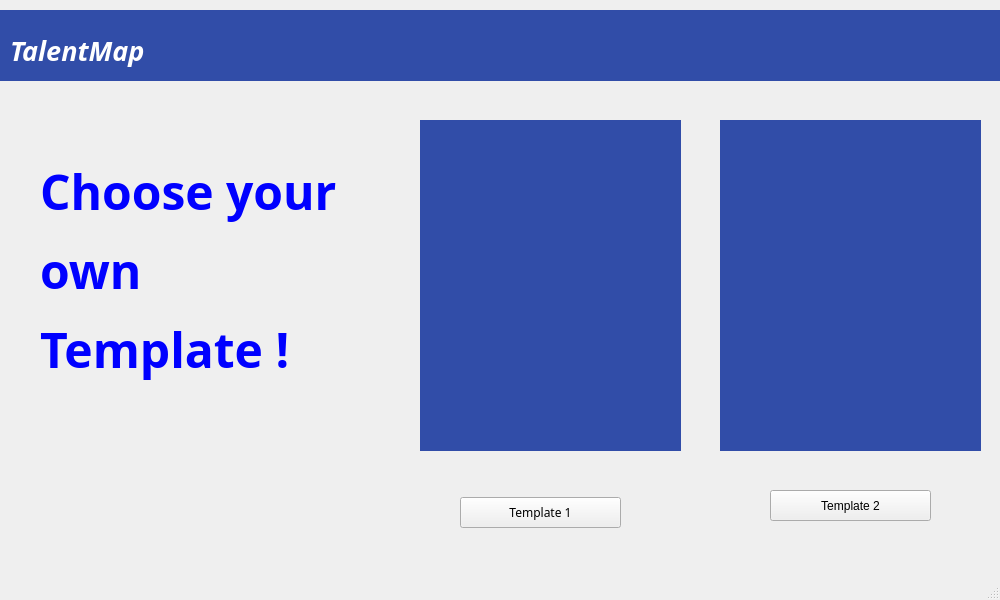
<?xml version="1.0" encoding="UTF-8"?>
<ui version="4.0">
 <class>MainWindow</class>
 <widget class="QMainWindow" name="MainWindow">
  <property name="geometry">
   <rect>
    <x>0</x>
    <y>0</y>
    <width>1000</width>
    <height>600</height>
   </rect>
  </property>
  <property name="windowTitle">
   <string>MainWindow</string>
  </property>
  <widget class="QWidget" name="centralwidget">
   <widget class="QWidget" name="widget_3" native="true">
    <property name="geometry">
     <rect>
      <x>0</x>
      <y>10</y>
      <width>1001</width>
      <height>71</height>
     </rect>
    </property>
    <property name="palette">
     <palette>
      <active>
       <colorrole role="Base">
        <brush brushstyle="SolidPattern">
         <color alpha="255">
          <red>255</red>
          <green>255</green>
          <blue>255</blue>
         </color>
        </brush>
       </colorrole>
       <colorrole role="Window">
        <brush brushstyle="SolidPattern">
         <color alpha="255">
          <red>49</red>
          <green>77</green>
          <blue>168</blue>
         </color>
        </brush>
       </colorrole>
      </active>
      <inactive>
       <colorrole role="Base">
        <brush brushstyle="SolidPattern">
         <color alpha="255">
          <red>255</red>
          <green>255</green>
          <blue>255</blue>
         </color>
        </brush>
       </colorrole>
       <colorrole role="Window">
        <brush brushstyle="SolidPattern">
         <color alpha="255">
          <red>49</red>
          <green>77</green>
          <blue>168</blue>
         </color>
        </brush>
       </colorrole>
      </inactive>
      <disabled>
       <colorrole role="Base">
        <brush brushstyle="SolidPattern">
         <color alpha="255">
          <red>49</red>
          <green>77</green>
          <blue>168</blue>
         </color>
        </brush>
       </colorrole>
       <colorrole role="Window">
        <brush brushstyle="SolidPattern">
         <color alpha="255">
          <red>49</red>
          <green>77</green>
          <blue>168</blue>
         </color>
        </brush>
       </colorrole>
      </disabled>
     </palette>
    </property>
    <property name="autoFillBackground">
     <bool>true</bool>
    </property>
    <widget class="QLabel" name="label_3">
     <property name="geometry">
      <rect>
       <x>10</x>
       <y>10</y>
       <width>201</width>
       <height>61</height>
      </rect>
     </property>
     <property name="font">
      <font>
       <family>STCaiyun</family>
      </font>
     </property>
     <property name="text">
      <string>&lt;html&gt;&lt;head/&gt;&lt;body&gt;&lt;p&gt;&lt;span style=&quot; font-size:20pt; font-weight:600; font-style:italic; color:#ffffff;&quot;&gt;TalentMap&lt;/span&gt;&lt;/p&gt;&lt;/body&gt;&lt;/html&gt;</string>
     </property>
    </widget>
   </widget>
   <widget class="QLabel" name="label">
    <property name="geometry">
     <rect>
      <x>40</x>
      <y>120</y>
      <width>371</width>
      <height>301</height>
     </rect>
    </property>
    <property name="font">
     <font>
      <family>Berlin Sans FB</family>
     </font>
    </property>
    <property name="text">
     <string>&lt;html&gt;&lt;head/&gt;&lt;body&gt;&lt;p&gt;&lt;span style=&quot; font-size:36pt; font-weight:600; color:#0000ff;&quot;&gt;Choose your &lt;/span&gt;&lt;/p&gt;&lt;p&gt;&lt;span style=&quot; font-size:36pt; font-weight:600; color:#0000ff;&quot;&gt;own &lt;/span&gt;&lt;/p&gt;&lt;p&gt;&lt;span style=&quot; font-size:36pt; font-weight:600; color:#0000ff;&quot;&gt;Template !&lt;/span&gt;&lt;/p&gt;&lt;/body&gt;&lt;/html&gt;</string>
    </property>
    <property name="textFormat">
     <enum>Qt::RichText</enum>
    </property>
    <property name="scaledContents">
     <bool>false</bool>
    </property>
   </widget>
   <widget class="QWidget" name="widget_4" native="true">
    <property name="geometry">
     <rect>
      <x>420</x>
      <y>120</y>
      <width>261</width>
      <height>331</height>
     </rect>
    </property>
    <property name="palette">
     <palette>
      <active>
       <colorrole role="Base">
        <brush brushstyle="SolidPattern">
         <color alpha="255">
          <red>255</red>
          <green>255</green>
          <blue>255</blue>
         </color>
        </brush>
       </colorrole>
       <colorrole role="Window">
        <brush brushstyle="SolidPattern">
         <color alpha="255">
          <red>49</red>
          <green>77</green>
          <blue>168</blue>
         </color>
        </brush>
       </colorrole>
      </active>
      <inactive>
       <colorrole role="Base">
        <brush brushstyle="SolidPattern">
         <color alpha="255">
          <red>255</red>
          <green>255</green>
          <blue>255</blue>
         </color>
        </brush>
       </colorrole>
       <colorrole role="Window">
        <brush brushstyle="SolidPattern">
         <color alpha="255">
          <red>49</red>
          <green>77</green>
          <blue>168</blue>
         </color>
        </brush>
       </colorrole>
      </inactive>
      <disabled>
       <colorrole role="Base">
        <brush brushstyle="SolidPattern">
         <color alpha="255">
          <red>49</red>
          <green>77</green>
          <blue>168</blue>
         </color>
        </brush>
       </colorrole>
       <colorrole role="Window">
        <brush brushstyle="SolidPattern">
         <color alpha="255">
          <red>49</red>
          <green>77</green>
          <blue>168</blue>
         </color>
        </brush>
       </colorrole>
      </disabled>
     </palette>
    </property>
    <property name="autoFillBackground">
     <bool>true</bool>
    </property>
    <widget class="QLabel" name="label_2">
     <property name="geometry">
      <rect>
       <x>40</x>
       <y>30</y>
       <width>181</width>
       <height>271</height>
      </rect>
     </property>
     <property name="styleSheet">
      <string notr="true">image:url(:/newPrefix/cv2.jpg);</string>
     </property>
     <property name="text">
      <string/>
     </property>
    </widget>
   </widget>
   <widget class="QWidget" name="widget_6" native="true">
    <property name="geometry">
     <rect>
      <x>720</x>
      <y>120</y>
      <width>261</width>
      <height>331</height>
     </rect>
    </property>
    <property name="palette">
     <palette>
      <active>
       <colorrole role="Base">
        <brush brushstyle="SolidPattern">
         <color alpha="255">
          <red>255</red>
          <green>255</green>
          <blue>255</blue>
         </color>
        </brush>
       </colorrole>
       <colorrole role="Window">
        <brush brushstyle="SolidPattern">
         <color alpha="255">
          <red>49</red>
          <green>77</green>
          <blue>168</blue>
         </color>
        </brush>
       </colorrole>
      </active>
      <inactive>
       <colorrole role="Base">
        <brush brushstyle="SolidPattern">
         <color alpha="255">
          <red>255</red>
          <green>255</green>
          <blue>255</blue>
         </color>
        </brush>
       </colorrole>
       <colorrole role="Window">
        <brush brushstyle="SolidPattern">
         <color alpha="255">
          <red>49</red>
          <green>77</green>
          <blue>168</blue>
         </color>
        </brush>
       </colorrole>
      </inactive>
      <disabled>
       <colorrole role="Base">
        <brush brushstyle="SolidPattern">
         <color alpha="255">
          <red>49</red>
          <green>77</green>
          <blue>168</blue>
         </color>
        </brush>
       </colorrole>
       <colorrole role="Window">
        <brush brushstyle="SolidPattern">
         <color alpha="255">
          <red>49</red>
          <green>77</green>
          <blue>168</blue>
         </color>
        </brush>
       </colorrole>
      </disabled>
     </palette>
    </property>
    <property name="autoFillBackground">
     <bool>true</bool>
    </property>
    <widget class="QWidget" name="widget_7" native="true">
     <property name="geometry">
      <rect>
       <x>160</x>
       <y>160</y>
       <width>261</width>
       <height>331</height>
      </rect>
     </property>
     <property name="palette">
      <palette>
       <active>
        <colorrole role="Base">
         <brush brushstyle="SolidPattern">
          <color alpha="255">
           <red>255</red>
           <green>255</green>
           <blue>255</blue>
          </color>
         </brush>
        </colorrole>
        <colorrole role="Window">
         <brush brushstyle="SolidPattern">
          <color alpha="255">
           <red>49</red>
           <green>77</green>
           <blue>168</blue>
          </color>
         </brush>
        </colorrole>
       </active>
       <inactive>
        <colorrole role="Base">
         <brush brushstyle="SolidPattern">
          <color alpha="255">
           <red>255</red>
           <green>255</green>
           <blue>255</blue>
          </color>
         </brush>
        </colorrole>
        <colorrole role="Window">
         <brush brushstyle="SolidPattern">
          <color alpha="255">
           <red>49</red>
           <green>77</green>
           <blue>168</blue>
          </color>
         </brush>
        </colorrole>
       </inactive>
       <disabled>
        <colorrole role="Base">
         <brush brushstyle="SolidPattern">
          <color alpha="255">
           <red>49</red>
           <green>77</green>
           <blue>168</blue>
          </color>
         </brush>
        </colorrole>
        <colorrole role="Window">
         <brush brushstyle="SolidPattern">
          <color alpha="255">
           <red>49</red>
           <green>77</green>
           <blue>168</blue>
          </color>
         </brush>
        </colorrole>
       </disabled>
      </palette>
     </property>
     <property name="autoFillBackground">
      <bool>true</bool>
     </property>
    </widget>
    <widget class="QLabel" name="label_4">
     <property name="geometry">
      <rect>
       <x>40</x>
       <y>30</y>
       <width>181</width>
       <height>271</height>
      </rect>
     </property>
     <property name="styleSheet">
      <string notr="true">image:url(:/newPrefix/cv1.jpg);</string>
     </property>
     <property name="text">
      <string/>
     </property>
    </widget>
   </widget>
   <widget class="QPushButton" name="temp1choose">
    <property name="geometry">
     <rect>
      <x>460</x>
      <y>497</y>
      <width>161</width>
      <height>31</height>
     </rect>
    </property>
    <property name="font">
     <font>
      <family>Myanmar Text</family>
     </font>
    </property>
    <property name="text">
     <string>Template 1</string>
    </property>
   </widget>
   <widget class="QPushButton" name="temp1choose_2">
    <property name="geometry">
     <rect>
      <x>770</x>
      <y>490</y>
      <width>161</width>
      <height>31</height>
     </rect>
    </property>
    <property name="text">
     <string>Template 2</string>
    </property>
   </widget>
  </widget>
  <widget class="QMenuBar" name="menubar">
   <property name="geometry">
    <rect>
     <x>0</x>
     <y>0</y>
     <width>1000</width>
     <height>26</height>
    </rect>
   </property>
  </widget>
  <widget class="QStatusBar" name="statusbar"/>
 </widget>
 <resources>
  <include location="source2.qrc"/>
  <include location="source1.qrc"/>
 </resources>
 <connections/>
</ui>
